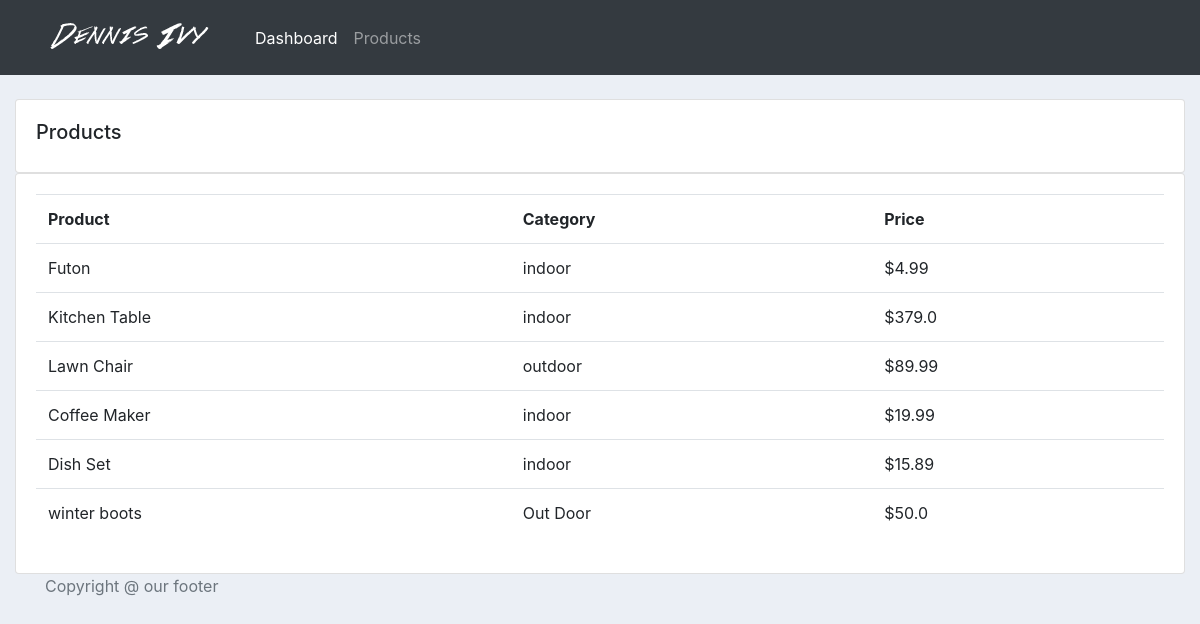
Screenshot of /products/ with the database file from the repository.
### accounts/models.py (models this page shows, shortened)
class Product(models.Model):
	CATEGORY = (
			('Indoor', 'Indoor'),
			('Out Door', 'Out Door'),
			)
	name = models.CharField(max_length=200, null=True)
	price = models.FloatField(null=True)
	category = models.CharField(max_length=200, null=True, choices=CATEGORY)
	description = models.TextField()
	date_created = models.DateTimeField(auto_now_add=True, null=True, blank=True)

### accounts/views.py (the view)
# urls.py: path('products/', views.products, name="products"),
def products(request):
	products = Product.objects.all()
	context = {'products':products}
	return render(request, 'accounts/products.html', context)

### templates/accounts/products.html
{% extends 'accounts/main_template.html' %}
{% block content %}
<br>
<div class="row">
	<div class="col-md">
		<div class="card card-body">
			<h5>Products</h5>
		</div>
		<div class="card card-body">
			<table class="table">
				<tr>
					<th>Product</th>
					<th>Category</th>
					<th>Price</th>
				</tr>
				{% for product in products %}
					<tr>
						<td>{{product.name}}</td>
						<td>{{product.category}}</td>
						<td>${{product.price}}</td>
					</tr>
				{% endfor %}
			</table>
		</div>
	</div>
</div>
{% endblock content %}

### static/css/main.css (style rules this page uses)
body { background-color: #ebeff5; }

### rows the page displays
Product: name "Futon", category "indoor", price "4.99"
Product: name "Kitchen Table", category "indoor", price "379.0"
Product: name "Lawn Chair", category "outdoor", price "89.99"
Product: name "Coffee Maker", category "indoor", price "19.99"
Product: name "Dish Set", category "indoor", price "15.89"
Product: name "winter boots", category "Out Door", price "50.0"
